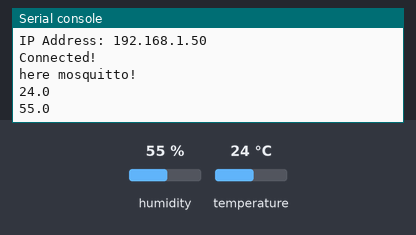
Recording of a program running on a simulated ESP32 board running MicroPython. On the bench: the last lines printed to the serial console. The inputs (shaded band) are chosen by the test bench; at power-on: humidity 55 %, temperature 24 °C. WiFi joins after 1.5 s; no MQTT or app messages arrive unless stated.

Above: at 3.3 s.
3.4 s: humidity set to 22 %
10.9 s: temperature set to 12 °C
At 12.8 s:
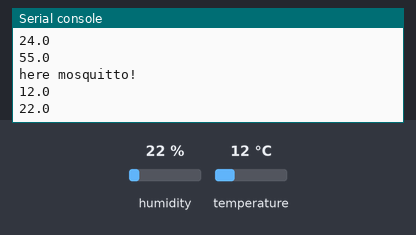
18.4 s: humidity set to 40 %
At 22.6 s:
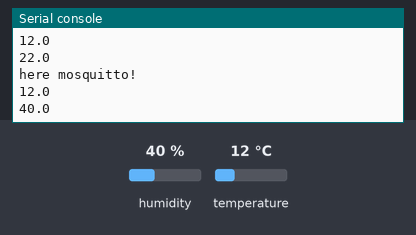
Timing chart, 0 to 24.1 s (numbered marks = the images above; inputs shaded):
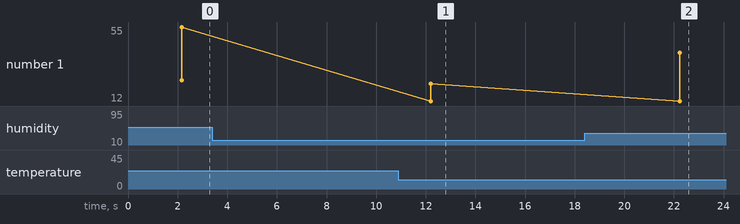

The program:

finalmosquito_jan9.py
```python
import network
import dht
import machine
import time
import ubinascii
from umqttsimple import MQTTClient

# Wifi Parameters
WIFI_USERNAME = "Rechnernetze"
WIFI_Password = "rnFIW625"

#i have taken the following piece of code from:https://docs.micropython.org/en/latest/esp32/quickref.html
# MQTT Server Parameters
MQTT_CLIENT_ID = ubinascii.hexlify(machine.unique_id())
MQTT_BROKER    = "10.10.3.33"
MQTT_USER      = "test1"
MQTT_PASSWORD  = "12345"
MQTT_PORT     = 1888

def restart_and_reconnect():
  print('Failed to connect to MQTT broker. Reconnecting...')
  time.sleep(10)
  machine.reset()


def reconnect():
    while not client.connect(clean_session=False):
        print("Reconnected to MQTT broker")

def connect_mqtt():
    client = MQTTClient(MQTT_CLIENT_ID, MQTT_BROKER, user=MQTT_USER, password=MQTT_PASSWORD,port=MQTT_PORT,keepalive=60)
# Set the last will message
    last_will_topic = "M_IoT/soorya/lastwill"
    last_will_message = "Client unexpectedly disconnected soorya"
    last_will_qos = 1
    last_will_retain = False
    client.set_last_will(last_will_topic, last_will_message, last_will_qos, last_will_retain)
    client.connect()
    return client

#connect to wifi
def connect_to_wifi(ssid, password):

    wifi.active(True)
    wifi.connect(ssid, password)

    while not wifi.isconnected():
        print("Connecting to Wi-Fi...")
        time.sleep(1)

    print("Connected to Wi-Fi")
    print("IP Address:", wifi.ifconfig()[0])


print("i am coming again!")

wifi = network.WLAN(network.STA_IF)
connect_to_wifi(WIFI_USERNAME, WIFI_Password)
#Allow only when wifi connected
while wifi.isconnected() == False:
  pass

sensor = dht.DHT22(machine.Pin(2))

##client=MQTTClient("soorya","broker.hivemq.com")
##client.connect()
try:
    client=connect_mqtt()
    print("Connected!")
    while True:
        print("here mosquitto!")
        sensor.measure()
        temp = sensor.temperature()
        print(temp)
        hum = sensor.humidity()
        print(hum)
        if (isinstance(temp, float) and isinstance(hum, float)) or (isinstance(temp, int) and isinstance(hum, int)):
            client.publish("M_IoT/soorya/temp",str(sensor.temperature()))
            client.publish("M_IoT/soorya/humi",str(sensor.humidity()))
            time.sleep(10)
        else:
            print("invalid reading")
except OSError as e:
  restart_and_reconnect()
```

Measured:
- after the input at 10.9 s, the serial console: prints a new line after 1.3 s (image 1)
- after the input at 18.4 s, the serial console: prints a new line after 3.8 s (image 2)
- plotted number 1: 22 → 40 after the input at 18.4 s
